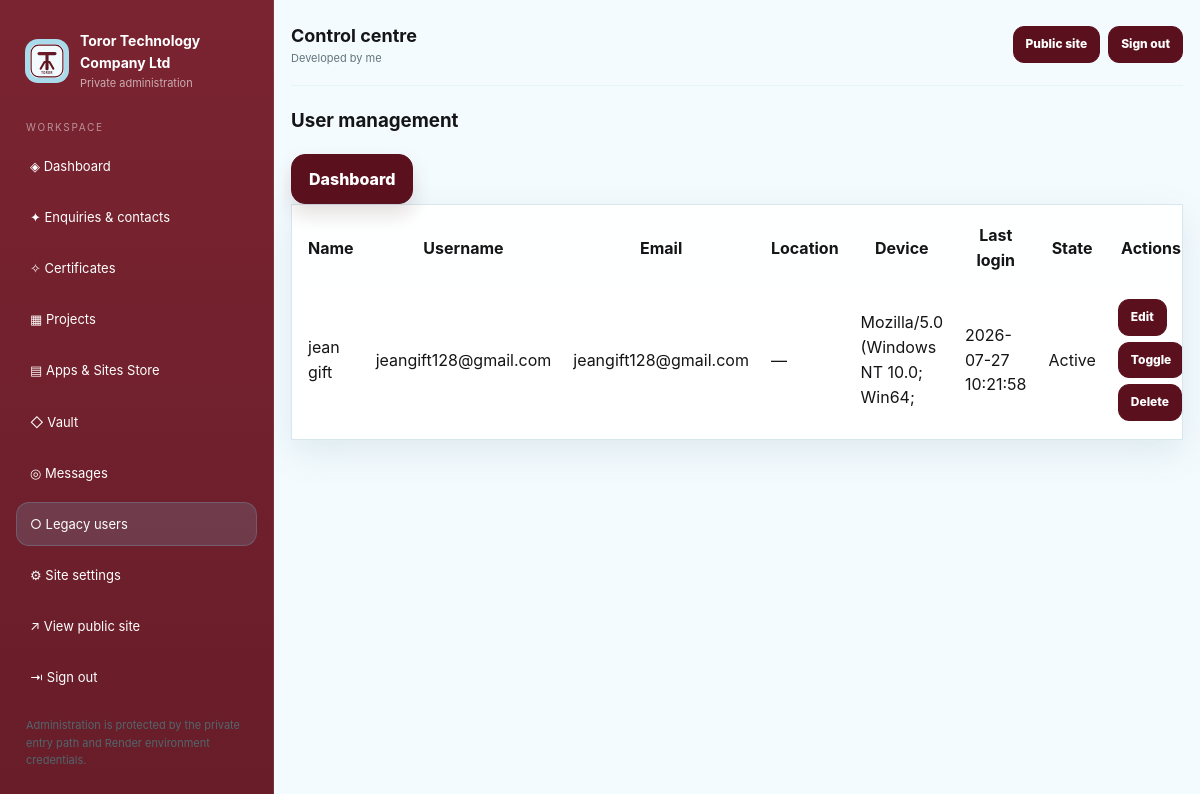
Page /admin/users (signed in) on the committed database.
### tables this page shows
CREATE TABLE settings (
        key TEXT PRIMARY KEY,
        value TEXT NOT NULL
    );

CREATE TABLE users (
        id INTEGER PRIMARY KEY AUTOINCREMENT,
        name TEXT NOT NULL,
        username TEXT NOT NULL UNIQUE,
        email TEXT NOT NULL UNIQUE,
        password_hash TEXT NOT NULL,
        location_text TEXT,
        location_lat REAL,
        location_lng REAL,
        device_info TEXT,
        ip_address TEXT,
        created_at TEXT NOT NULL,
        last_login_at TEXT,
        last_seen_at TEXT,
        is_active INTEGER NOT NULL DEFAULT 1
    );

### app.py (the view)
@app.route('/admin/users')
@admin_required
def admin_users():
    users = query_all('SELECT * FROM users ORDER BY id DESC')
    return render_template('admin_users.html', users=users)

### app.py (called while the page is built, shortened)
def get_db():
    if 'db' not in g:
        conn = sqlite3.connect(DB_PATH)
        conn.row_factory = sqlite3.Row
        g.db = conn
    return g.db

def _env_value(name, *fallbacks):
    for key in (name, *fallbacks):
        value = os.environ.get(key)
        if value is None:
            continue
        value = value.strip()
        if len(value) >= 2 and value[0] == value[-1] and value[0] in {"'", '"'}:
            value = value[1:-1]
        if value:
            return value
    return ''

def get_admin_name():
    return _env_value('ADMIN_NAME', 'ADMIN_USERNAME', 'ADMIN_USER')

def query_one(sql, args=()):
    return get_db().execute(sql, args).fetchone()

def query_all(sql, args=()):
    return get_db().execute(sql, args).fetchall()

def get_setting(key, default=''):
    row = query_one('SELECT value FROM settings WHERE key=?', (key,))
    return row['value'] if row else default

def is_admin():
    return session.get('admin_logged_in') is True

def user_display_name():
    if is_admin():
        return get_setting('developer_name', 'Team') or 'Team'

def admin_required(fn):
    @wraps(fn)
    def wrapper(*args, **kwargs):
        if not is_admin():
            return redirect(url_for('admin_entry'))
        return fn(*args, **kwargs)
    return wrapper

@app.before_request
def protect_admin_routes():
    path = request.path or ''
    if path == '/promise212324' or path.startswith('/admin') or path.startswith('/api/admin'):
        if path in {'/promise212324'}:
            return None
        if not is_admin():
            return redirect(url_for('admin_entry'))
    return None

def store_cart_products():
    raw = session.get('store_cart') or []
    ids = []
    if ids != raw:
        session['store_cart'] = ids
        session.modified = True
    if not ids:
        return []

def public_logo():
    logo = get_setting('logo_path', '/static/default-logo.svg')
    return logo if logo else '/static/default-logo.svg'

@app.after_request
def add_cache_headers(resp):
    if request.path.startswith('/static/'):
        resp.headers['Cache-Control'] = 'public, max-age=31536000, immutable'
    else:
        resp.headers['Cache-Control'] = 'no-store'
    return resp

### templates/admin_users.html
{% extends 'base.html' %}
{% set title = 'Users · ' ~ site_name %}
{% block content %}
  <section class="section admin-section">
    <div class="section-head">
      <h3>User management</h3>
      <a class="btn" href="/admin/dashboard">Dashboard</a>
    </div>
    <div class="card table-card">
      <table class="table compact admin-table">
        <thead>
          <tr><th>Name</th><th>Username</th><th>Email</th><th>Location</th><th>Device</th><th>Last login</th><th>State</th><th>Actions</th></tr>
        </thead>
        <tbody>
          {% for user in users %}
          <tr>
            <td>{{ user.name }}</td>
            <td>{{ user.username }}</td>
            <td>{{ user.email }}</td>
            <td>{{ user.location_text or '—' }}</td>
            <td>{{ (user.device_info or '—')[:36] }}</td>
            <td>{{ user.last_login_at[:19].replace('T', ' ') if user.last_login_at else '—' }}</td>
            <td>{{ 'Active' if user.is_active else 'Paused' }}</td>
            <td class="actions-inline">
              <a class="btn small" href="/admin/users/{{ user.id }}/edit">Edit</a>
              <form method="post" action="/admin/users/{{ user.id }}/toggle"><button class="btn small" type="submit">Toggle</button></form>
              <form method="post" action="/admin/users/{{ user.id }}/delete" onsubmit="return confirm('Delete this user?');"><button class="btn small ghost" type="submit">Delete</button></form>
            </td>
          </tr>
          {% else %}
          <tr><td colspan="8">No users yet.</td></tr>
          {% endfor %}
        </tbody>
      </table>
    </div>
  </section>
{% endblock %}

### templates/base.html (shortened to what this page needs)
<!doctype html>
<html lang="en">
<head>
  <link rel="stylesheet" href="/static/css/style.css?v=9">
</head>
<body class="{% if is_admin() and request.path.startswith('/admin') %}admin-mode{% else %}public-mode{% endif %}">
{% if is_admin() and request.path.startswith('/admin') %}
  <div class="admin-shell">
    <aside class="sidebar admin-sidebar" id="admin-sidebar">
      <a class="brand admin-brand" href="/admin/dashboard"><img src="{{ logo_path }}" alt="{{ site_name }} logo"><div><strong>{{ site_name }}</strong><span>Private administration</span></div></a>
      <div class="sidebar-label">Workspace</div>
      <nav class="nav admin-nav" aria-label="Admin navigation">
        <a href="/admin/dashboard" class="{{ 'active' if request.path == '/admin/dashboard' else '' }}">◈ Dashboard</a>
        <a href="/admin/contacts" class="{{ 'active' if '/admin/contacts' in request.path else '' }}">✦ Enquiries & contacts</a>
        <a href="/admin/certificates" class="{{ 'active' if '/admin/certificates' in request.path else '' }}">✧ Certificates</a>
        <a href="/admin/projects" class="{{ 'active' if '/admin/projects' in request.path else '' }}">▦ Projects</a>
        <a href="/admin/store" class="{{ 'active' if '/admin/store' in request.path else '' }}">▤ Apps & Sites Store</a>
        <a href="/admin/vault" class="{{ 'active' if '/admin/vault' in request.path else '' }}">◇ Vault</a>
        <a href="/admin/chat" class="{{ 'active' if '/admin/chat' in request.path else '' }}">◎ Messages</a>
        <a href="/admin/users" class="{{ 'active' if '/admin/users' in request.path else '' }}">○ Legacy users</a>
        <a href="/admin/settings" class="{{ 'active' if request.path == '/admin/settings' else '' }}">⚙ Site settings</a>
        <a href="/" target="_blank" rel="noreferrer">↗ View public site</a>
        <a href="/admin/logout">⇥ Sign out</a>
      </nav>
      <p class="footer-note">Administration is protected by the private entry path and Render environment credentials.</p>
    </aside>
    <main class="admin-main">
      <div class="container admin-container">
        <div class="admin-topbar"><div><strong>Control centre</strong><span>{{ admin_name if admin_name else developer_name }}</span></div><div class="admin-top-actions"><a class="btn small" href="/" target="_blank">Public site</a><a class="btn small" href="/admin/logout">Sign out</a></div></div>
{% endif %}
    {% block content %}{% endblock %}
{% if is_admin() and request.path.startswith('/admin') %}
      </div>
    </main>
  </div>
{% endif %}
</body>
</html>

### static/css/style.css (style rules this page uses)
:root { --maroon:#7B2431; --maroon-deep:#5A111D; --dark-red:#5F1420; --sky:#F4FBFE; --sky-light:#FBFEFF; --sky-accent:#A9DBEA; --sky-deep:#4E94A8; --ink:#151517; --ink-soft:#2A2C2F; --gold:#C9A65A; --line:rgba(62,11,20,.22); --panel:rgba(55,122,143,.065); --panel-strong:rgba(55,122,143,.11); --shadow:0 18px 42px rgba(30,62,72,.16); --radius:24px; --header-h:78px; }
* { box-sizing:border-box }
html { scroll-behavior:smooth }
body { margin:0;font-family:Inter,ui-sans-serif,system-ui,-apple-system,BlinkMacSystemFont,"Segoe UI",sans-serif;background:#F4FBFE;color:var(--ink);line-height:1.55 }
a { color:inherit;text-decoration:none }
img { max-width:100%;display:block }
button,input,textarea,select { font:inherit }
button { cursor:pointer }
.container { width:min(1220px,calc(100% - 34px));margin:0 auto }
.btn { display:inline-flex;align-items:center;justify-content:center;gap:8px;padding:12px 17px;border-radius:14px;border:1px solid var(--dark-red);background:var(--dark-red);color:#fff;font-weight:800;box-shadow:0 10px 20px rgba(62,11,20,.14);transition:transform .15s ease,filter .15s ease }
.btn.small { padding:8px 12px;border-radius:11px;font-size:12px;box-shadow:none }
.admin-shell { display:grid;grid-template-columns:274px 1fr;min-height:100vh;background:#F4FBFE;color:#151517 }
.admin-sidebar { position:sticky;top:0;height:100vh;padding:22px 16px;background:linear-gradient(180deg,#7B2431,#681D29);border-right:1px solid rgba(255,255,255,.09) }
.brand { display:flex;align-items:center;gap:11px;padding:8px 9px }
.admin-brand img { width:44px;height:44px;border-radius:13px;background:var(--sky-accent);padding:3px }
.admin-brand strong { display:block;font-size:14px }
.admin-brand span { display:block;font-size:11px;color:rgba(255,255,255,.62);margin-top:2px }
.sidebar-label { margin:20px 10px 8px;font-size:10px;letter-spacing:.17em;text-transform:uppercase;color:rgba(255,255,255,.5) }
.nav { display:grid;gap:7px }
.nav a { display:flex;align-items:center;gap:10px;padding:11px 13px;border-radius:13px;color:#fff;border:1px solid transparent;font-size:13px }
.nav a:hover,.nav a.active { background:rgba(121,203,232,.16);border-color:rgba(121,203,232,.22) }
.footer-note { margin:18px 10px 0;font-size:11px;color:rgba(255,255,255,.5);line-height:1.55 }
.admin-main { background:#F4FBFE;min-width:0 }
.admin-container { padding-top:16px;padding-bottom:50px }
.admin-topbar { display:flex;justify-content:space-between;align-items:center;gap:12px;padding:6px 0 18px;border-bottom:1px solid rgba(121,203,232,.14);margin-bottom:20px }
.admin-topbar strong { display:block;font-size:18px }
.admin-topbar span { display:block;color:#62767D;font-size:11px }
.admin-top-actions { display:flex;gap:8px }
.admin-section { padding-top:0 }
.admin-mode .muted,.admin-mode p { color:#596B72 }
.admin-mode .section-head h3,.admin-mode .card h3 { color:#fff }
.admin-mode .card,.admin-mode .feature-card,.admin-mode .admin-action-card,.admin-mode .certificate-explainer,.admin-mode .form-card,.admin-mode .mini-stat { background:#FFFFFF;border:1px solid rgba(121,203,232,.16);box-shadow:0 12px 34px rgba(0,0,0,.18) }
.admin-mode .btn { background:var(--dark-red);border-color:#8A2D3D }
.admin-mode .table { color:#151517 }
.admin-mode .table tbody tr { background:#FFFFFF;border:1px solid rgba(121,203,232,.12) }
.admin-mode .table td,.admin-mode .table th { padding:12px 10px }
.table-card { overflow:auto;padding:4px }
.actions-inline { display:flex;gap:6px;flex-wrap:wrap;align-items:center }
.actions-inline form { margin:0 }
.admin-shell,.admin-main { background:var(--sky);color:var(--ink) }
.admin-sidebar { background:linear-gradient(180deg,#7B2431,#681D29);color:#fff }
.admin-mode .muted,.admin-mode p { color:#52666D }
.admin-mode .section-head h3,.admin-mode .card h3,.admin-mode .card strong { color:#151517 }
.admin-mode .card,.admin-mode .feature-card,.admin-mode .admin-action-card,.admin-mode .certificate-explainer,.admin-mode .form-card,.admin-mode .mini-stat { background:rgba(255,255,255,.92);border:1px solid rgba(78,148,168,.22);box-shadow:0 12px 34px rgba(56,111,128,.12);color:#151517 }
.admin-mode .btn { background:#5A111D;border-color:#5A111D;color:#fff }
.admin-mode .table tbody tr { background:#fff;border:1px solid rgba(78,148,168,.15) }

### rows in the picture
settings: value (placeholder picture)
settings: value "Toror Technology Company Ltd"
settings: value "Developed by me"
users: name "jean gift", username "jeangift128@gmail.com", email "jeangift128@gmail.com", location_text "—", device_info "Mozilla/5.0 (Windows NT 10.0; Win64;", last_login_at "2026-07-27 10:21:58", is_active "Active"
